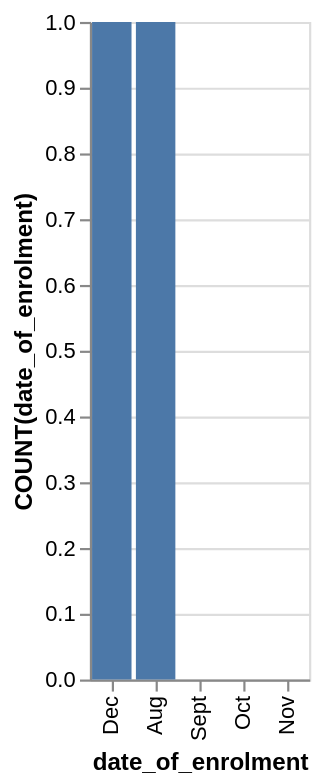

Here is the Vega-Lite specification saved for this chart:
### Vega-Lite specification from a JSON file in a GitHub repository (floating-point values rounded to 4 significant figures)
{"data": {"values": [{"x_data": "Dec", "y_data": 1}, {"x_data": "Aug", "y_data": 1}, {"x_data": "Sept", "y_data": 0}, {"x_data": "Oct", "y_data": 0}, {"x_data": "Nov", "y_data": 0}]}, "mark": "bar", "encoding": {"x": {"field": "x_data", "type": "nominal", "title": "date_of_enrolment", "sort": {"op": "sum", "field": "y_data", "order": "descending"}}, "y": {"field": "y_data", "type": "quantitative", "title": "COUNT(date_of_enrolment)"}}}
